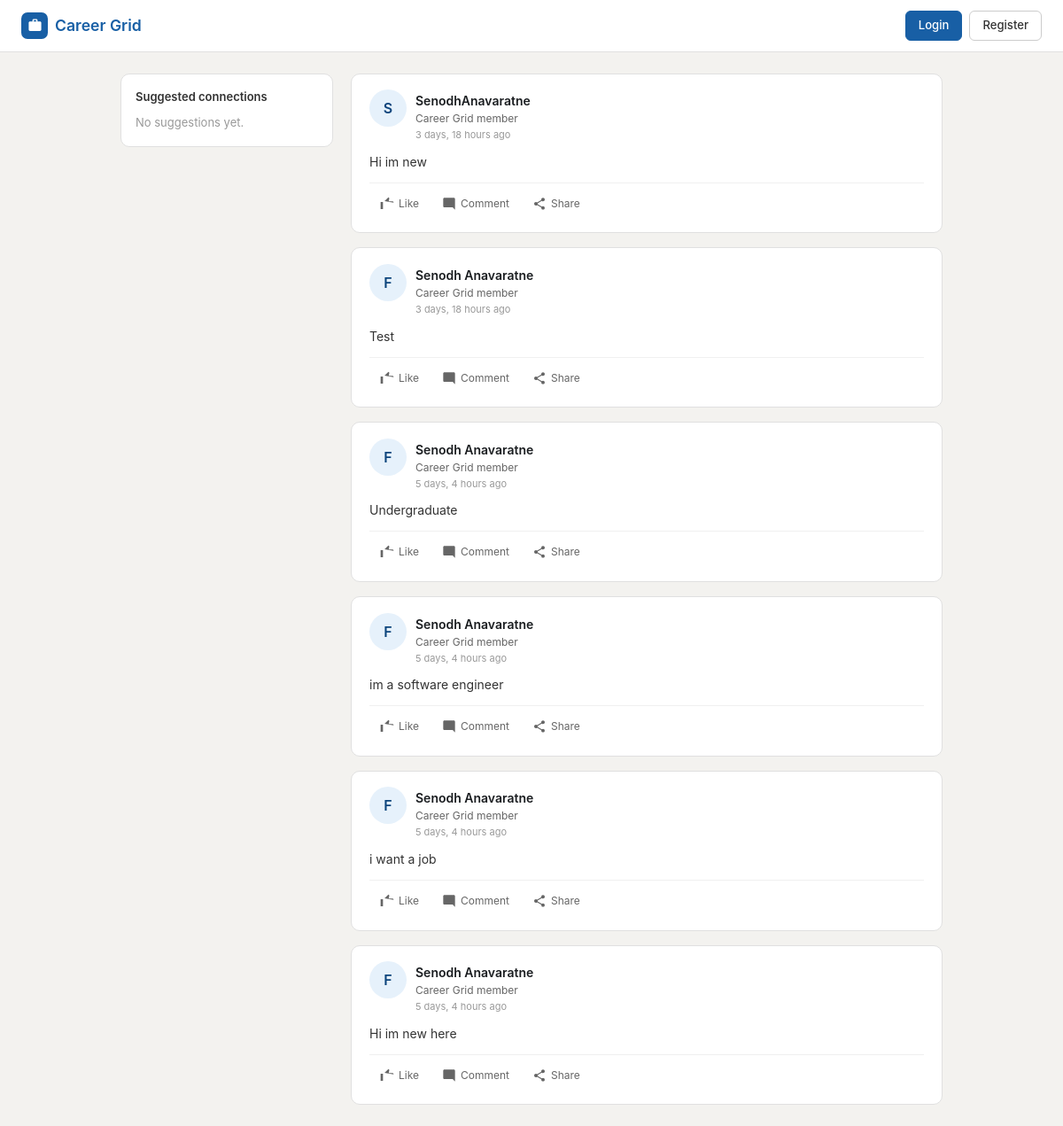
The page / on the database its author committed.
### core/models.py (models this page shows, shortened)
class Post(models.Model):
    user = models.ForeignKey(User, on_delete=models.CASCADE)
    content = models.TextField()
    created_at = models.DateTimeField(auto_now_add=True)

### core/views.py (the view)
# urls.py: path('', views.home, name='home'),
def home(request):
    posts = Post.objects.all().order_by('-created_at')
    return render(request, 'home.html', {'posts': posts})

### core/templates/home.html (shortened to what this page needs)
<!DOCTYPE html>
<html lang="en">
<head>
    <script src="https://cdn.tailwindcss.com"></script>
</head>
<body>
<nav>
    <a href="/" class="nav-brand">
        <div class="nav-brand-icon">
            <svg viewBox="0 0 24 24"><path d="M20 6h-4V4c0-1.1-.9-2-2-2h-4c-1.1 0-2 .9-2 2v2H4c-1.1 0-2 .9-2 2v11c0 1.1.9 2 2 2h16c1.1 0 2-.9 2-2V8c0-1.1-.9-2-2-2zm-10-2h4v2h-4V4z"/></svg>
        </div>
        Career Grid
    </a>
    <div class="nav-right">
        {% if user.is_authenticated %}
            <span class="nav-welcome">Hi, <strong>{{ user.username }}</strong></span>
            <a href="/profile/{{ user.username }}/" class="btn">My Profile</a>
            <form method="post" action="/logout/" style="display:inline;">
                {% csrf_token %}
                <button type="submit" class="btn btn-danger">Logout</button>
            </form>
        {% else %}
            <a href="/login/" class="btn btn-primary">Login</a>
            <a href="/register/" class="btn">Register</a>
        {% endif %}
    </div>
</nav>
<div class="layout">
    <aside class="sidebar">
        <div class="sidebar-box">
            <div class="sidebar-title">Suggested connections</div>
            {% for suggestion in suggestions %}
            <div class="suggestion">
                <div class="sug-avatar" style="background:#E1F5EE;color:#085041;">
                    {{ suggestion.username|first|upper }}
                </div>
                <div class="sug-info">
                    <div class="sug-name">{{ suggestion.get_full_name|default:suggestion.username }}</div>
                    <div class="sug-role">{{ suggestion.profile.bio|truncatechars:30|default:"Career Grid member" }}</div>
                </div>
                <form method="post" action="{% url 'follow_toggle' suggestion.username %}">
                    {% csrf_token %}
                    <button type="submit" class="follow-btn">Follow</button>
                </form>
            </div>
            {% empty %}
            <p style="font-size:13px;color:#999;">No suggestions yet.</p>
            {% endfor %}
        </div>
    </aside>
    <main class="feed">
        {% for post in posts %}
        <div class="post-card">
            <div class="post-header">
                <a href="/profile/{{ post.user.username }}/" class="post-avatar" style="background:#E6F1FB;color:#0C447C;">
                    {{ post.user.username|first|upper }}
                </a>
                <div>
                    <a href="/profile/{{ post.user.username }}/" class="post-username">
                        {{ post.user.get_full_name|default:post.user.username }}
                    </a>
                    <div class="post-role">Career Grid member</div>
                    <div class="post-time">{{ post.created_at|timesince }} ago</div>
                </div>
            </div>
            <div class="post-content">{{ post.content }}</div>
            <div class="post-actions">
                <button class="action-btn">
                    <svg viewBox="0 0 24 24" fill="currentColor"><path d="M1 21h4V9H1v12zm22-11c0-1.1-.9-2-2-2h-6.31l.95-4.57.03-.32c0-.41-.17-.79-.44-1.06L14.17 1 7.59 7.59C7.22 7.95 7 9v10c0 1.1.9 2 2 2h9c.83 0 1.54-.5 1.84-1.22l3.02-7.05c.09-.23.14-.47.14-.73v-2z"/></svg>
                    Like
                </button>
                <button class="action-btn">
                    <svg viewBox="0 0 24 24" fill="currentColor"><path d="M21.99 4c0-1.1-.89-2-1.99-2H4c-1.1 0-2 .9-2 2v12c0 1.1.9 2 2 2h14l4 4-.01-18z"/></svg>
                    Comment
                </button>
                <button class="action-btn">
                    Share
                </button>
            </div>
        </div>
        {% empty %}
        <div class="empty-feed">
            <p>No posts yet — follow some people or create your first post!</p>
        </div>
        {% endfor %}
    </main>
</div>
</body>
</html>

### core/templates/home.html (style rules this page uses)
:root { --primary: #185FA5; --primary-dark: #0C447C; --primary-light: #E6F1FB; }
* { margin: 0; padding: 0; box-sizing: border-box; }
body { background: #f3f2ef; font-family: -apple-system, BlinkMacSystemFont, 'Segoe UI', Roboto, Arial, sans-serif; color: #1a1d20; }
nav { background: white; border-bottom: 1px solid #e0e0e0; padding: 0.75rem 1.5rem; position: sticky; top: 0; z-index: 100; display: flex; justify-content: space-between; align-items: center; }
.nav-brand { font-weight: 600; color: var(--primary); text-decoration: none; font-size: 1.1rem; display: flex; align-items: center; gap: 8px; }
.nav-brand-icon { width: 30px; height: 30px; background: var(--primary); border-radius: 7px; display: flex; align-items: center; justify-content: center; }
.nav-brand-icon svg { width: 17px; height: 17px; fill: white; }
.nav-right { display: flex; align-items: center; gap: 8px; }
.btn { padding: 6px 14px; border-radius: 6px; font-size: 0.82rem; font-weight: 500; text-decoration: none; border: 1px solid #ccc; background: white; color: #333; cursor: pointer; display: inline-flex; align-items: center; gap: 5px; }
.btn-primary { background: var(--primary); color: white; border-color: var(--primary); }
.layout { max-width: 960px; margin: 0 auto; padding: 1.5rem 1rem; display: grid; grid-template-columns: 240px 1fr; gap: 1.25rem; align-items: start; }
.sidebar { display: flex; flex-direction: column; gap: 1rem; position: sticky; top: 72px; }
.sidebar-box { background: white; border: 1px solid #e0e0e0; border-radius: 10px; padding: 1rem; }
.sidebar-title { font-size: 13px; font-weight: 600; margin-bottom: 10px; color: #333; }
.feed { display: flex; flex-direction: column; gap: 1rem; }
.post-card { background: white; border: 1px solid #e0e0e0; border-radius: 10px; padding: 1.1rem 1.25rem; }
.post-header { display: flex; gap: 10px; margin-bottom: 10px; }
.post-avatar { width: 42px; height: 42px; border-radius: 50%; display: flex; align-items: center; justify-content: center; font-size: 16px; font-weight: 600; flex-shrink: 0; text-decoration: none; }
.post-username { font-size: 14px; font-weight: 600; color: #1a1d20; text-decoration: none; }
.post-role { font-size: 12px; color: #666; }
.post-time { font-size: 11px; color: #999; margin-top: 1px; }
.post-content { font-size: 14px; line-height: 1.65; color: #333; margin-bottom: 12px; }
.post-actions { display: flex; gap: 2px; border-top: 1px solid #f0f0f0; padding-top: 8px; }
.action-btn { display: flex; align-items: center; gap: 5px; padding: 6px 12px; border-radius: 6px; border: none; background: none; cursor: pointer; font-size: 12px; color: #666; font-family: inherit; }
.action-btn svg { width: 16px; height: 16px; }

### rows shown on the page
Post: user.username|first "S", user.get_full_name "SenodhAnavaratne", created_at "3 days, 18 hours", content "Hi im new"
Post: user.username|first "F", user.get_full_name "Senodh Anavaratne", created_at "3 days, 18 hours", content "Test"
Post: user.username|first "F", user.get_full_name "Senodh Anavaratne", created_at "5 days, 4 hours", content "Undergraduate"
Post: user.username|first "F", user.get_full_name "Senodh Anavaratne", created_at "5 days, 4 hours", content "im a software engineer"
Post: user.username|first "F", user.get_full_name "Senodh Anavaratne", created_at "5 days, 4 hours", content "i want a job"
Post: user.username|first "F", user.get_full_name "Senodh Anavaratne", created_at "5 days, 4 hours", content "Hi im new here"
